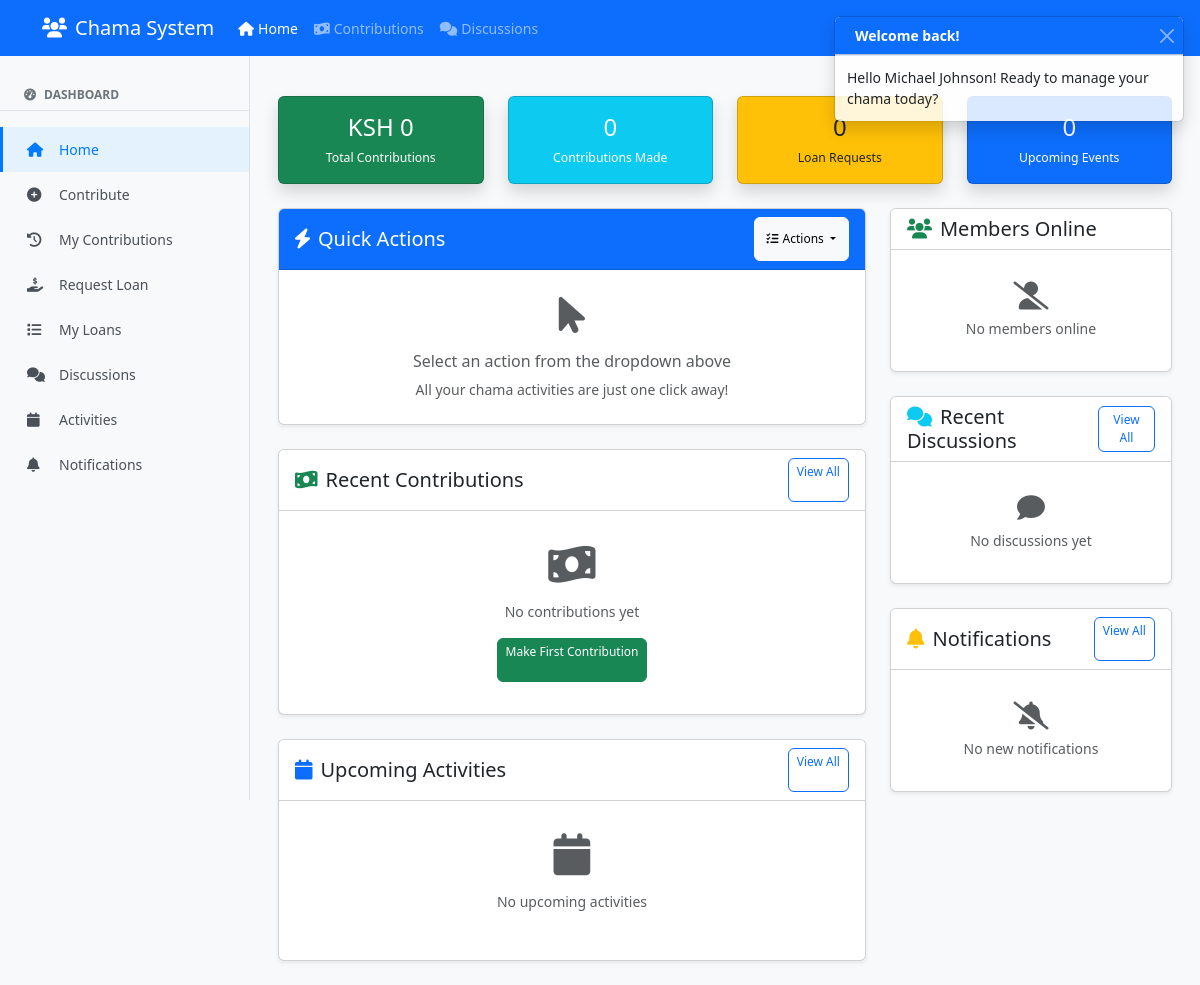
/ (signed in), run on an earlier commit of the app's database.
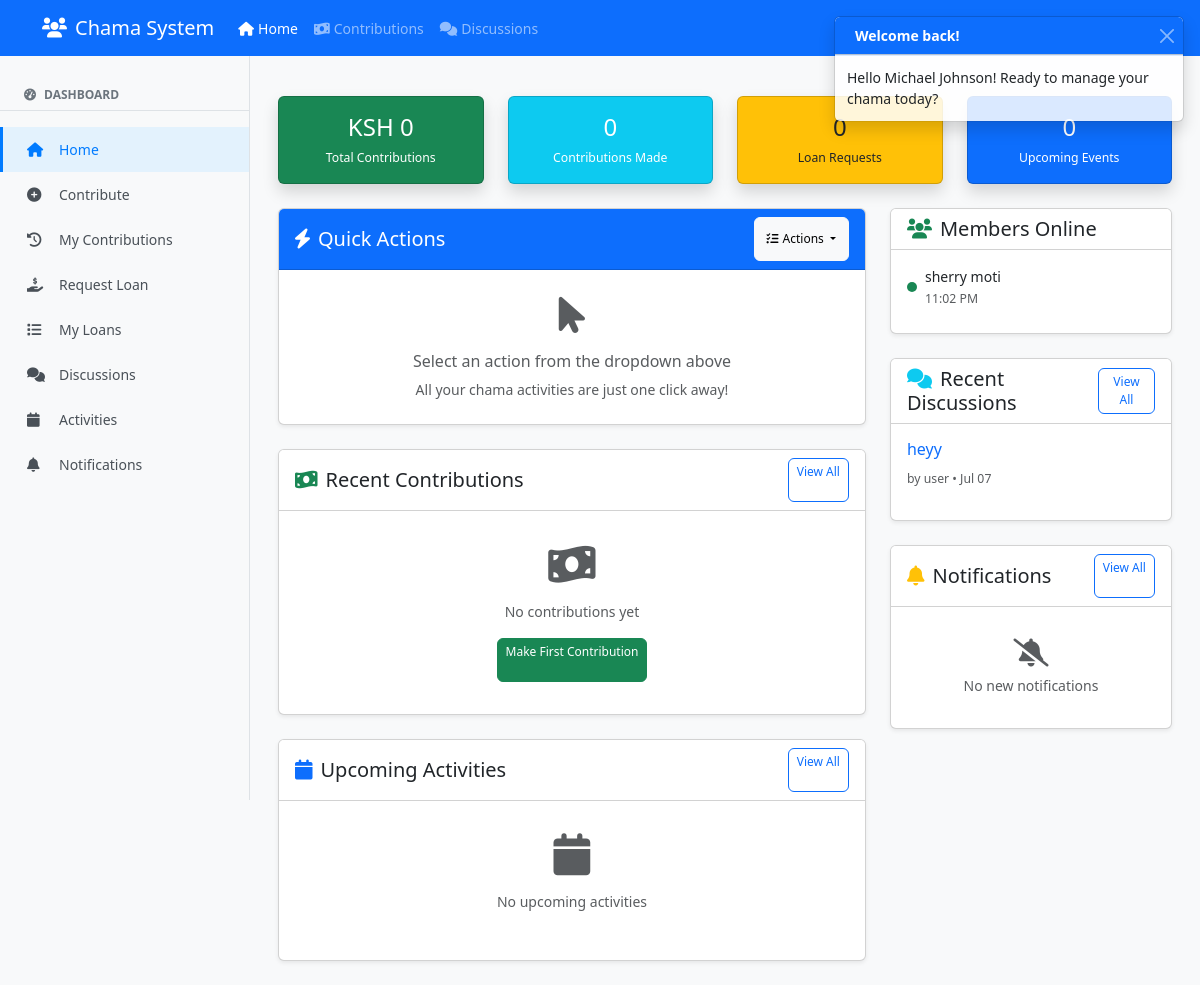
And on a later commit of the database.
### clean_app.py (models this page shows)
class Member(db.Model):
    id = db.Column(db.Integer, primary_key=True)
    name = db.Column(db.String(100), nullable=False)
    phone = db.Column(db.String(20), nullable=False, unique=True)
    email = db.Column(db.String(100))
    join_date = db.Column(db.DateTime, default=datetime.utcnow)
    status = db.Column(db.String(20), default='Active')
    user_id = db.Column(db.Integer, db.ForeignKey('user.id'))

class User(db.Model, UserMixin):
    id = db.Column(db.Integer, primary_key=True)
    username = db.Column(db.String(80), unique=True, nullable=False)
    password = db.Column(db.String(200), nullable=False)
    is_admin = db.Column(db.Boolean, default=False)
    last_seen = db.Column(db.DateTime, default=datetime.utcnow)
    is_online = db.Column(db.Boolean, default=False)
    members = db.relationship('Member', backref='user', lazy=True)
    def update_last_seen(self):
        self.last_seen = datetime.utcnow()
        self.is_online = True

class Discussion(db.Model):
    id = db.Column(db.Integer, primary_key=True)
    title = db.Column(db.String(100), nullable=False)
    content = db.Column(db.Text, nullable=False)
    date = db.Column(db.DateTime, default=datetime.utcnow)
    user_id = db.Column(db.Integer, db.ForeignKey('user.id'))
    user = db.relationship('User', backref='discussions')

### clean_app.py (the view)
@app.route('/')
@login_required
def index():
    if current_user.is_admin:
        return redirect(url_for('admin_dashboard'))
    current_user.update_last_seen()
    db.session.commit()
    member = Member.query.filter_by(user_id=current_user.id).first()
    all_members = Member.query.filter(Member.user_id != current_user.id).all()
    online_members = [m for m in all_members if m.user and m.user.is_online]
    member_ids = [member.id] if member else []
    contributions = Contribution.query.filter(Contribution.member_id.in_(member_ids)).order_by(Contribution.date.desc()).limit(5).all() if member_ids else []
    total_contributions = sum(c.amount for c in Contribution.query.filter(Contribution.member_id.in_(member_ids)).all()) if member_ids else 0
    loans = Loan.query.filter(Loan.member_id.in_(member_ids)).order_by(Loan.date_applied.desc()).limit(3).all() if member_ids else []
    upcoming_activities = Activity.query.filter(Activity.date >= datetime.utcnow()).order_by(Activity.date).limit(5).all()
    discussions = Discussion.query.order_by(Discussion.date.desc()).limit(3).all()
    notifications = Notification.query.filter_by(user_id=current_user.id, is_read=False).limit(3).all()
    return render_template('user_dashboard.html',
                         member=member, online_members=online_members, contributions=contributions,
                         total_contributions=total_contributions, loans=loans, upcoming_activities=upcoming_activities,
                         discussions=discussions, notifications=notifications)

### clean_app.py (called while the page is built)
@login_manager.user_loader
def load_user(user_id):
    return User.query.get(int(user_id))

### templates/user_dashboard.html (shortened to what the changed rows need)
{% extends "base.html" %}
{% block content %}
<div class="container-fluid">
    <div class="row">
        <div class="col-12 col-lg-4">
            <div class="card mb-4 shadow-sm">
                <div class="card-body">
                    {% if online_members %}
                        {% for member in online_members[:5] %}
                        <div class="d-flex align-items-center mb-2">
                            <div class="online-indicator bg-success me-2"></div>
                            <div>
                                <div class="fw-medium">{{ member.name }}</div>
                                <small class="text-muted">{{ member.user.last_seen.strftime('%I:%M %p') if member.user.last_seen else 'Just now' }}</small>
                            </div>
                        </div>
                        {% endfor %}
                    {% else %}
                        <div class="text-center py-3">
                            <i class="fas fa-user-slash fa-2x text-muted mb-2"></i>
                            <p class="text-muted mb-0">No members online</p>
                        </div>
                    {% endif %}
                </div>
            </div>
            <div class="card mb-4 shadow-sm">
                <div class="card-body">
                    {% if discussions %}
                        {% for discussion in discussions %}
                        <div class="mb-3">
                            <h6><a href="{{ url_for('view_discussion', discussion_id=discussion.id) }}" class="text-decoration-none">{{ discussion.title }}</a></h6>
                            <small class="text-muted">by {{ discussion.user.username }} • {{ discussion.date.strftime('%b %d') }}</small>
                        </div>
                        {% endfor %}
                    {% else %}
                        <div class="text-center py-3">
                            <i class="fas fa-comment fa-2x text-muted mb-2"></i>
                            <p class="text-muted mb-0">No discussions yet</p>
                        </div>
                    {% endif %}
                </div>
            </div>
        </div>
    </div>
</div>
<link href="https://unpkg.com/aos@2.3.1/dist/aos.css" rel="stylesheet">
{% endblock %}

What changed in the data, as far as the page shows it:
added Member: name "sherry moti", user.last_seen "11:02 PM"
added Discussion: title "heyy", user.username "user", date "Jul 07"
Also different on the page:
text no longer shown: "No members online No discussions yet"
